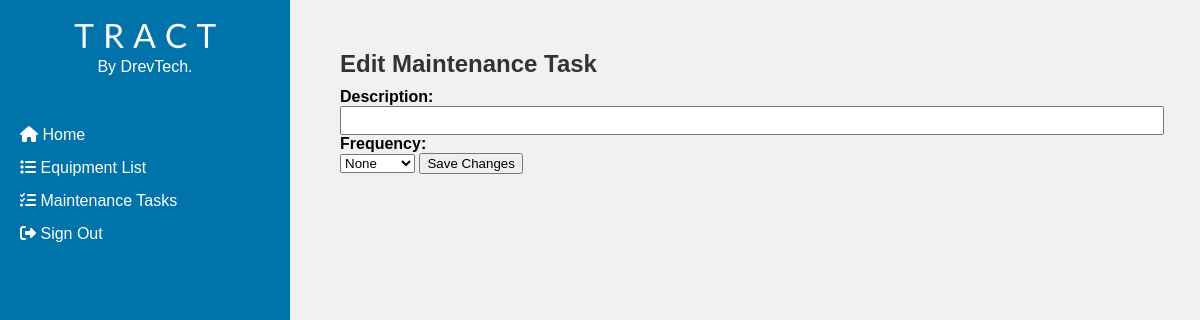
Before: /maintenance/4/edit (signed in) with the older database file.
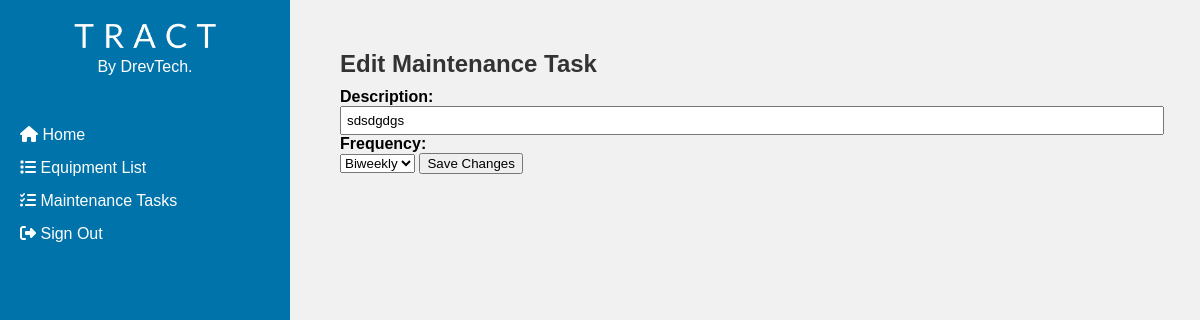
After: the same page with the newer database file.
### models.py (models this page shows, shortened)
class MaintenanceTask(Base):
    __tablename__ = 'maintenance_task'
    id = Column(Integer, primary_key=True)
    equipment_id = Column(Integer, ForeignKey('equipment.id'), nullable=False)
    description = Column(String(200), nullable=False)
    next_date = Column(DateTime, nullable=False)
    equipment = relationship('Equipment', backref=backref('maintenance_tasks', lazy=True))
    frequency = Column(String(20))
    occurrence = Column(Integer)

### app.py (the view, shortened to what this page needs)
    @app.route('/maintenance/<int:id>/edit', methods=['GET', 'POST'])
    @login_required
    def edit_maintenance(id):
        task = MaintenanceTask.query.get(id)
        return render_template('edit_maintenance.html', task=task)

### templates/edit_maintenance.html (shortened to what this page needs)
<!DOCTYPE html>
<html>
<head>
</head>
<body>
{% extends 'basee.html' %}
{% block content %}
    <div class="squeeze">
    <h1>Edit Maintenance Task</h1>
    <form method="POST">
        <label for="description">Description:</label>
        <input type="text" id="description" name="description" value="{{ task.description }}">
        <label for="frequency">Frequency:</label>
        <select id="frequency" name="frequency">
            <option value="none" {% if task.frequency == 'none' %}selected{% endif %}>None</option>
            <option value="biweekly" {% if task.frequency == 'biweekly' %}selected{% endif %}>Biweekly</option>
        </select>
        <input type="submit" value="Save Changes">
    </form>
    </div>
{% endblock %}

Changed rows visible on the page:
added MaintenanceTask: description "sdsdgdgs", frequency "Biweekly"
Other visible differences:
form field frequency: "None" → (not shown)
